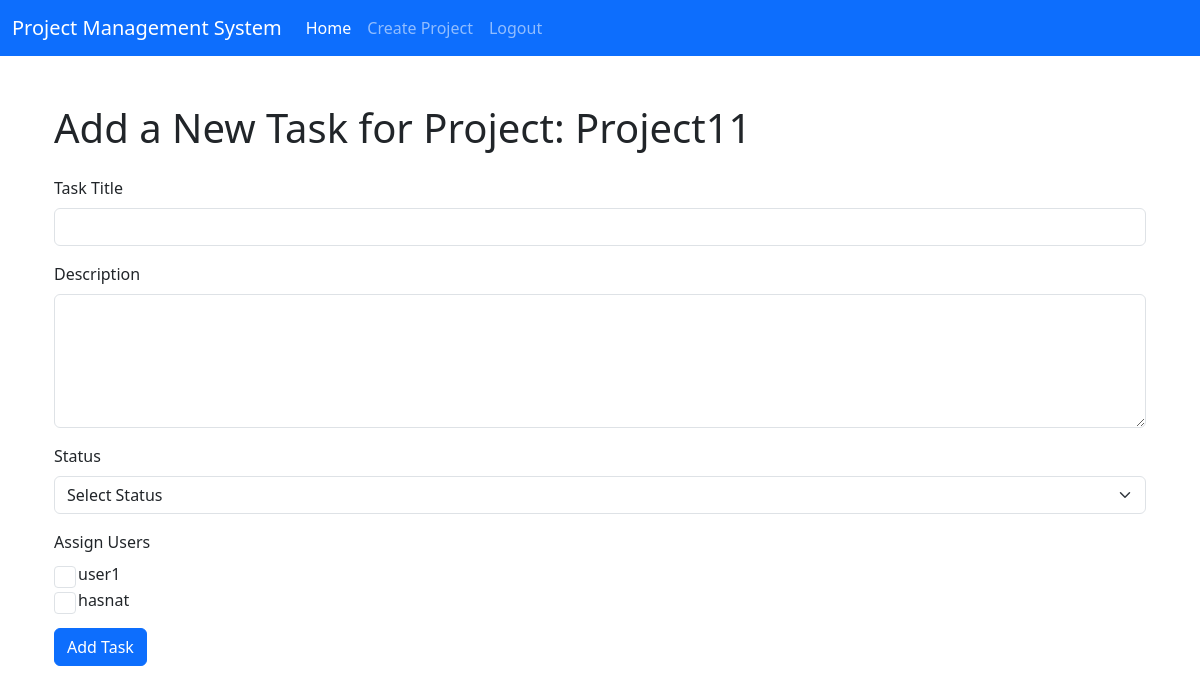
Screenshot of /add_task/1 (signed in) with the database file from the repository.
### app/main/models.py (models this page shows)
class Project(db.Model):
    id = db.Column(db.Integer, primary_key=True)
    name = db.Column(db.String(100), nullable=False)
    description = db.Column(db.String(255))
    tasks = db.relationship('Task', backref='project', lazy=True)

### app/auth/models.py (models this page shows)
class User(db.Model, UserMixin):
    id = db.Column(db.Integer, primary_key=True)
    name = db.Column(db.String(150), nullable=False,unique=True)
    password = db.Column(db.String(255), nullable=False)

### app/main/routes.py (the view, shortened to what this page needs)
@main_bp.route('/add_task/<int:project_id>', methods=['GET', 'POST'])
@login_required
def add_task(project_id):
    project = Project.query.get_or_404(project_id)
    users = User.query.all()
    return render_template('add_task.html', project=project, users=users)

### app/__init__.py (called while the page is built)
@login_manager.user_loader
def load_user(user_id):
    from app.auth.models import User  # Import inside function to avoid circular import
    return User.query.get(int(user_id))

### app/main/templates/main/add_task.html (shortened to what this page needs)
{% extends "base.html" %}
{% block content %}
<div class="container mt-5">
    <h1 class="mb-4">Add a New Task for Project: {{ project.name }}</h1>
    <form method="POST" action="{{ url_for('main.add_task', project_id=project.id) }}">
        <div class="mb-3">
            <label for="title" class="form-label">Task Title</label>
            <input type="text" name="title" id="title" class="form-control" required>
        </div>
        <div class="mb-3">
            <label for="description" class="form-label">Description</label>
            <textarea name="description" id="description" class="form-control" rows="5" required></textarea>
        </div>
        <div class="mb-3">
            <label for="status" class="form-label">Status</label>
            <select name="status" id="status" class="form-select" required>
                <option value="" disabled selected>Select Status</option>
            </select>
        </div>
        <div class="mb-3">
            <label for="users" class="form-label">Assign Users</label>
            <div>
                {% for user in users %}
                    <div class="form-check">
                        <input class="form-check-input" type="checkbox" name="users" value="{{ user.id }}" id="user_{{ user.id }}">
                        <label class="form-check-label" for="user_{{ user.id }}">
                            {{ user.name }}
                        </label>
                    </div>
                {% endfor %}
            </div>
        </div>
        <div>
            <button type="submit" class="btn btn-primary">Add Task</button>
        </div>
    </form>
</div>
{% endblock %}

### app/static/style.css (style rules this page uses)
body { font-family: Arial, sans-serif; line-height: 1.6; margin: 0; }
h1 { color: #333; }
.btn { display: inline-block; background: #333; color: #fff; padding: 10px 15px; border: none; border-radius: 5px; text-decoration: none; }
input { display: block; margin: 10px 0; padding: 10px; width: 200px; }
button { background: #333; color: white; border: none; padding: 10px 15px; border-radius: 5px; cursor: pointer; }

### rows the page displays
Project: name "Project11"
User: name "user1"
User: name "hasnat"
